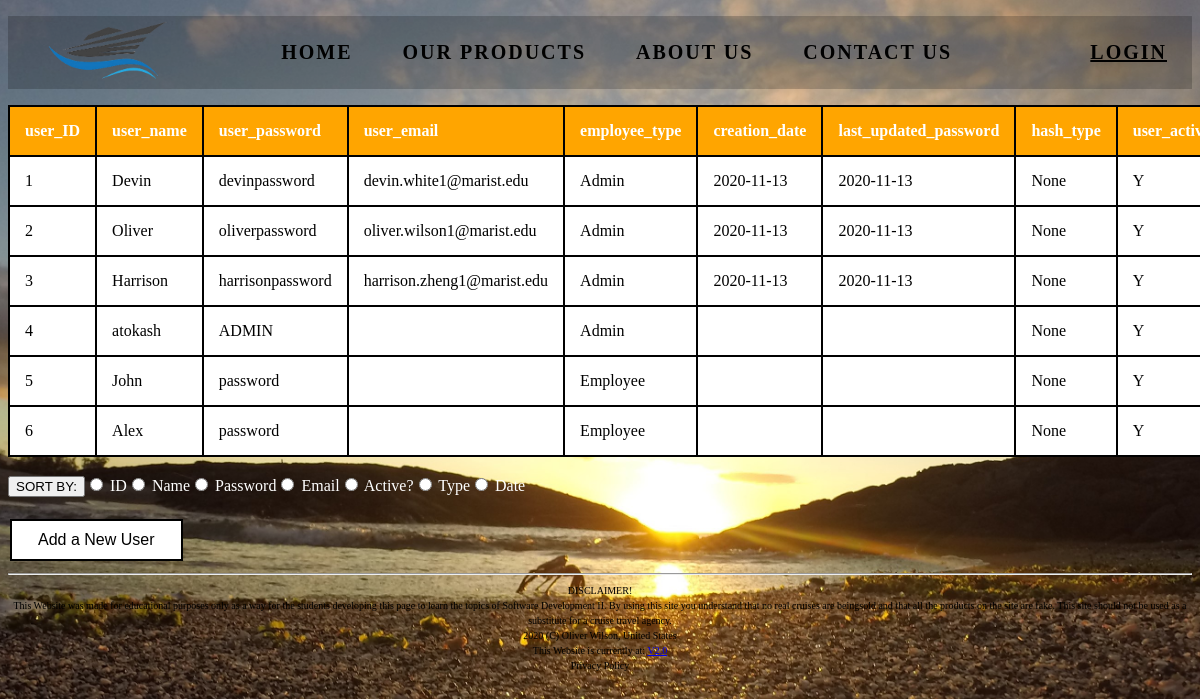
The page /HTML/AdminUserTable.php on the database its author committed.
### tables this page shows
CREATE TABLE T18_Users (
    user_ID INT PRIMARY KEY auto_increment,
    user_name VARCHAR(20) NOT NULL,
    user_password VARCHAR(50) NOT NULL,
    user_email VARCHAR(30),
    employee_type ENUM ("Admin", "Employee") NOT NULL,
    creation_date DATE,
    last_updated_password DATE,
    hash_type VARCHAR(20) DEFAULT("None"),
    user_active ENUM("Y", "N") NOT NULL
);

### HTML/AdminUserTable.php (the view, shortened to what this page needs)
<!DOCTYPE html>
<html lang="en">
<head>
</head>
<body style="background-color: lightgray;">
<?php
	require "SCnavbar.php";
?>
<?php
	require ("connect_db.php");
?>
<?php
	echo "<table border=1>";
		echo "<tr>";
	$table="T18_Users";
	$q="EXPLAIN $table";
	$r=mysqli_query($dbc, $q);
	if (isset($_POST['sort'])) {
		$sort_type=$_POST['sort'];
	}
	else {
		$sort_type="User_ID";
	}
	if ($r) {
		while ($row=mysqli_fetch_array($r, MYSQLI_NUM)) {
			echo "<TH>" . $row[0] . "</TH>";
		}
		echo "</tr>";
	}
	else {
		echo "<p>" . mysqli_error($dbc) . "</p>";
	}
	$q="SELECT * FROM $table
			ORDER BY $sort_type";
	$r=mysqli_query($dbc, $q);
		echo "<tr>";
	if ($r) {
		while ($row=mysqli_fetch_array($r, MYSQLI_NUM)) {
			for ($x=0; $x < 9; $x++) {
				echo "<td>" . $row[$x] . "</td>";
			}
			echo "</tr>";
		}
	}
	echo "</table>";
	echo "<form style='color: white;' action='AdminUserTable.php' method='POST'>";
		echo "<br> <input type='submit' value='SORT BY:'>";
		echo "<input type='radio' name='sort' value='User_Id'>			ID";
		echo "<input type='radio' name='sort' value='User_name'>			Name";
		echo "<input type='radio' name='sort' value='User_Password'>		Password";
		echo "<input type='radio' name='sort' value='User_email'>		Email";
		echo "<input type='radio' name='sort' value='User_active'>		Active?";
		echo "<input type='radio' name='sort' value='employee_type'>		Type";
		echo "<input type='radio' name='sort' value='creation_date'>		Date";
	echo "</form>";
	echo "<br><form action='AddRowUser.php'>";
		echo "<button class='button button1' onclick=> Add a New User </button>";
	echo "</form>";
?>
<hr>
<?php
	include "SCfooter.php";
?>
<br>
</body>
</html>

### HTML/AdminUserTable.php (style rules this page uses)
body { background: url(Crab.jpg) no-repeat; background-size: cover; height: 100vh; background-position: center; }
table, td { margin-right:auto; margin-left: auto; border:2px solid black; border-collapse:collapse; padding: 15px; text-align: left; background-color: white; }
th { margin-right:auto; margin-left: auto; border:2px solid black; border-collapse:collapse; padding: 15px; text-align: left; background-color: orange; color:white; }
.button { border: none; color: white; padding: 10px 26px; text-align: center; text-decoration: none; display: inline-block; font-size: 16px; margin: 4px 2px; transition-duration: 0.4s; cursor: pointer; }
.button1 { background-color: white; color: black; border: 2px solid black; }

### rows shown on the page
t18_users: user_ID "1", user_name "Devin", user_password "devinpassword", user_email "devin.white1@marist.edu", employee_type "Admin", creation_date "2020-11-13", last_updated_password "2020-11-13", hash_type "None", user_active "Y"
t18_users: user_ID "2", user_name "Oliver", user_password "oliverpassword", user_email "oliver.wilson1@marist.edu", employee_type "Admin", creation_date "2020-11-13", last_updated_password "2020-11-13", hash_type "None", user_active "Y"
t18_users: user_ID "3", user_name "Harrison", user_password "harrisonpassword", user_email "harrison.zheng1@marist.edu", employee_type "Admin", creation_date "2020-11-13", last_updated_password "2020-11-13", hash_type "None", user_active "Y"
t18_users: user_ID "4", user_name "atokash", user_password "ADMIN", employee_type "Admin", hash_type "None", user_active "Y"
t18_users: user_ID "5", user_name "John", user_password "password", employee_type "Employee", hash_type "None", user_active "Y"
t18_users: user_ID "6", user_name "Alex", user_password "password", employee_type "Employee", hash_type "None", user_active "Y"

### other values the page prints
$row[0] "user_ID"
$row[0] "user_name"
$row[0] "user_password"
$row[0] "user_email"
$row[0] "employee_type"
$row[0] "creation_date"
$row[0] "last_updated_password"
$row[0] "hash_type"
FILE_AUTHOR "Oliver Wilson"
